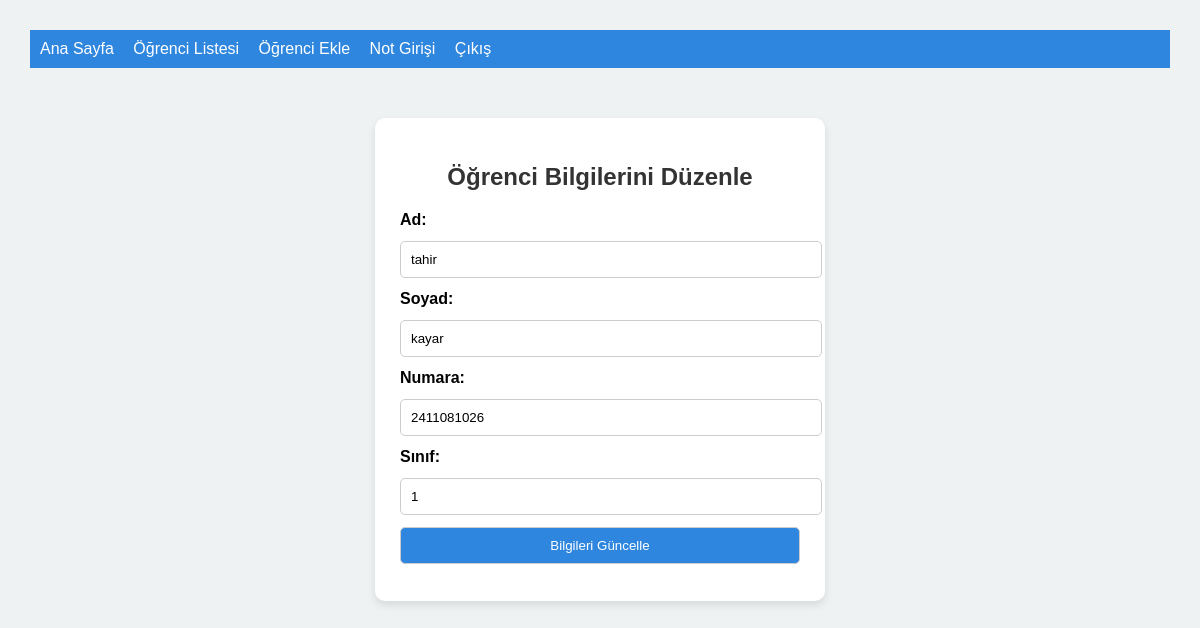
/ogrenci_duzenle/1, run on the app's committed database.
### app.py (models this page shows)
class Ogrenci(db.Model):
    id = db.Column(db.Integer, primary_key=True)
    ad = db.Column(db.String(100), nullable=False)
    soyad = db.Column(db.String(100), nullable=False)
    numara = db.Column(db.String(20), nullable=False)
    sinif = db.Column(db.String(20), nullable=False)

### app.py (the view, shortened to what this page needs)
@app.route("/ogrenci_duzenle/<int:id>", methods=["GET", "POST"])
def ogrenci_duzenle(id):
    ogrenci = Ogrenci.query.get_or_404(id)
    return render_template("ogrenci_duzenle.html", ogrenci=ogrenci)

### templates/ogrenci_duzenle.html (shortened to what this page needs)
<!DOCTYPE html>
<html lang="tr">
<head>
</head>
<body>
    <nav>
        <a href="/dashboard">Ana Sayfa</a>
        <a href="/ogrenci_listesi">Öğrenci Listesi</a>
        <a href="/ogrenci_ekle">Öğrenci Ekle</a>
        <a href="/not_girisi">Not Girişi</a>
        <a href="/">Çıkış</a>
    </nav>
    <div class="form-wrapper">
        <h2>Öğrenci Bilgilerini Düzenle</h2>
        <form method="post">
    <label for="ad">Ad:</label>
    <input type="text" id="ad" name="ad" value="{{ ogrenci.ad }}" required>
    <label for="soyad">Soyad:</label>
    <input type="text" id="soyad" name="soyad" value="{{ ogrenci.soyad }}" required>
    <label for="numara">Numara:</label>
    <input type="text" id="numara" name="numara" value="{{ ogrenci.numara }}" required>
    <label for="sinif">Sınıf:</label>
    <input type="text" id="sinif" name="sinif" value="{{ ogrenci.sinif }}" required>
    <button type="submit">Bilgileri Güncelle</button>
        </form>
    </div>
</body>
</html>

### templates/ogrenci_duzenle.html (style rules this page uses)
body { font-family: Arial, sans-serif; margin: 30px; background-color: #eef2f3; }
nav { background-color: #2e86de; padding: 10px; color: white; }
nav a { color: white; margin-right: 15px; text-decoration: none; }
.form-wrapper { background-color: #fff; padding: 25px; border-radius: 10px; width: 400px; margin: 50px auto; box-shadow: 0 4px 8px rgba(0,0,0,0.1); }
.form-wrapper h2 { text-align: center; color: #333; }
label { font-weight: bold; }
input, button { display: block; width: 100%; padding: 10px; margin: 12px 0; border: 1px solid #ccc; border-radius: 5px; }
button { background-color: #2e86de; color: white; cursor: pointer; transition: 0.3s; }

### data on the page
Ogrenci: ad "tahir", soyad "kayar", numara "2411081026", sinif "1"
